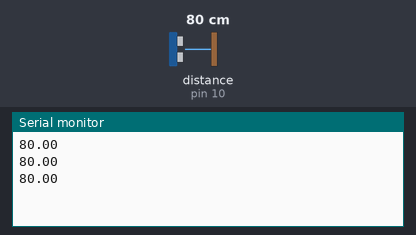
This sketch was run on a simulated Arduino Uno, built with avr-gcc and run on an emulated ATmega328P. Parts: the last lines printed to the serial monitor. Wiring (inferred from the names in the program): ultrasonic range finder: trigger pin 9; echo pin 10. The inputs (shaded band) are chosen by the test bench; at power-on: distance to the obstacle (sensor on pin 10) 80 cm. The echo pulse lasts 58.3 µs per cm.

Above: at 1.3 s.
1.4 s: distance to the obstacle (sensor on pin 10) set to 2 cm
At 1.9 s:
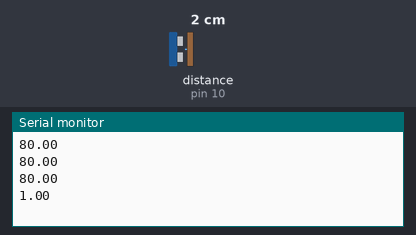
2.9 s: distance to the obstacle (sensor on pin 10) set to 4 cm
At 3.4 s:
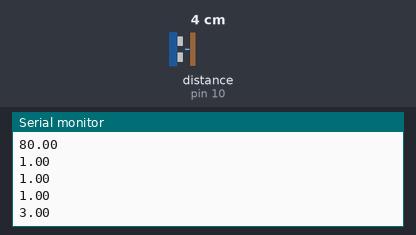
Timing chart, 0 to 5.9 s (numbered marks = the images above; inputs shaded):
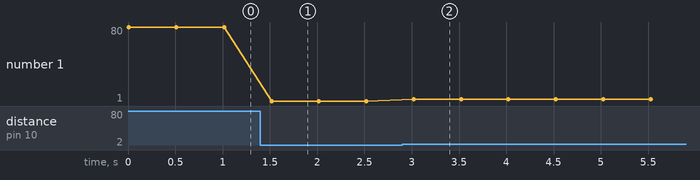

Measured:
- after the input at 1.4 s, the serial monitor: prints a new line after 0.12 s (image 1)
- after the input at 2.9 s, the serial monitor: prints a new line after 0.12 s (image 2)
- plotted number 1: 80 → 1 after the input at 1.4 s, 1 → 3 after the input at 2.9 s

The sketch:

sketch_sep6a.ino
```cpp
//函数说明
//     pulseIn(pin,value)   读引脚的脉冲信号，被读取的脉冲信号可以是高或者低
const int Trig=9;//触发信号
const int Echo=10;//反馈信号


void setup()
{
  pinMode(Trig,OUTPUT);
  pinMode(Echo,INPUT);
  //将触发端口设置为输出，反馈接口设置为输入
  Serial.begin(9600);//初始化

}
//主循环
void loop()
 {
  long IntervalTime=0;//定义一个时间变量
  while(1)
  {
    digitalWrite(Trig,HIGH);//置高电平
    delayMicroseconds(15);//延时15us
    digitalWrite(Trig,LOW);//置低电平
    IntervalTime=pulseIn(Echo,HIGH);//用自带的函数采样反馈的高电平的宽度，单位us
    float S=IntervalTime/58;//使用浮点计算出距离，单位cm
    Serial.println(S);//通过串口输出距离数值
    S=0;IntervalTime=0;//对应的数值清零
    delay(500);//延时间隔决定采样的频率，根据实际需要变换参数

  }

}
```
